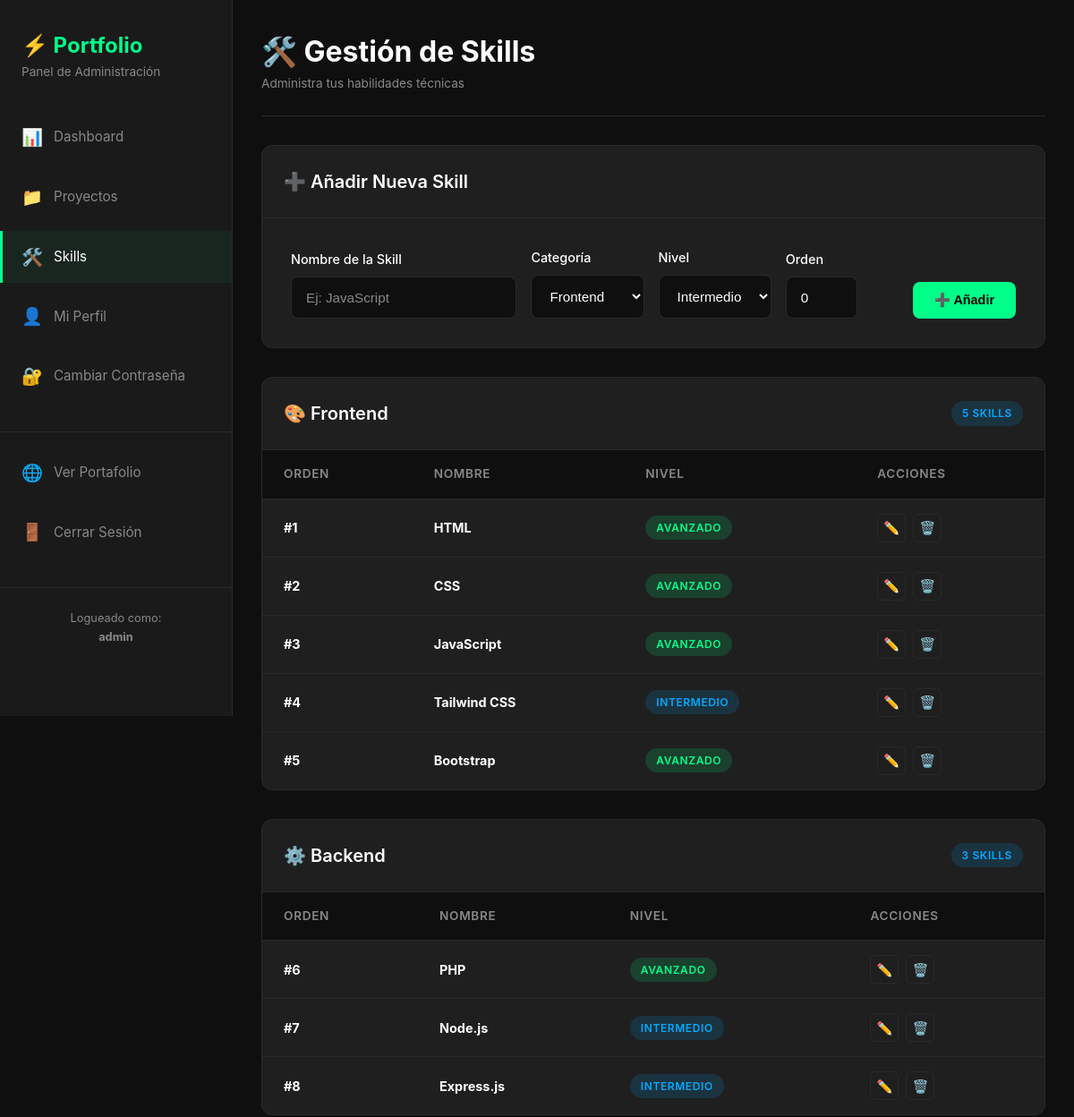
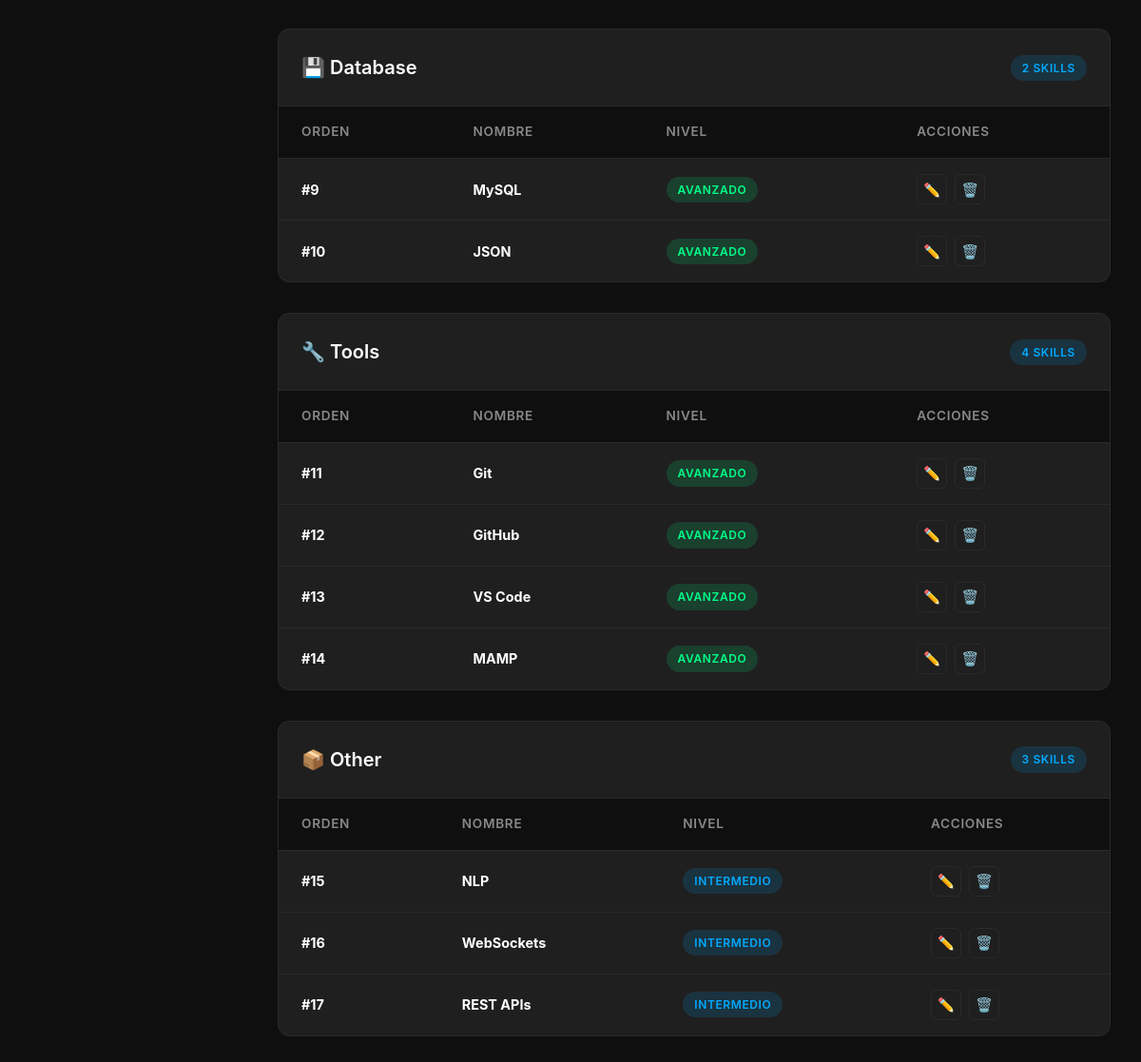
/admin/skills.php (signed in), run on the app's committed database (2 pictures, top to bottom).
### tables this page shows
CREATE TABLE `skills` (
  `id` int(11) NOT NULL AUTO_INCREMENT,
  `name` varchar(100) NOT NULL,
  `category` enum('frontend','backend','database','tools','other') DEFAULT 'other',
  `level` enum('básico','intermedio','avanzado','experto') DEFAULT 'intermedio',
  `icon_class` varchar(100) DEFAULT NULL,
  `order_position` int(11) DEFAULT '0',
  `created_at` timestamp NOT NULL DEFAULT CURRENT_TIMESTAMP,
  PRIMARY KEY (`id`),
  KEY `idx_skills_category` (`category`)
);

### admin/skills.php (the view, shortened to what this page needs)
<?php
$conn = getConnection();
$skills_query = "SELECT * FROM skills ORDER BY category, order_position ASC";
$skills_result = $conn->query($skills_query);
$skills_by_category = [];
while ($skill = $skills_result->fetch_assoc()) {
    $skills_by_category[$skill['category']][] = $skill;
}
include 'includes/header.php';
$categories = [
    'frontend' => ['name' => 'Frontend', 'icon' => '🎨'],
    'backend' => ['name' => 'Backend', 'icon' => '⚙️'],
    'database' => ['name' => 'Database', 'icon' => '💾'],
    'tools' => ['name' => 'Tools', 'icon' => '🔧'],
    'other' => ['name' => 'Other', 'icon' => '📦']
];
?>
<div class="admin-header">
    <div>
        <h1>🛠️ Gestión de Skills</h1>
        <p class="text-muted">Administra tus habilidades técnicas</p>
    </div>
</div>
<div class="table-container" style="margin-bottom: 2rem;">
    <div class="table-header">
        <h2>➕ Añadir Nueva Skill</h2>
    </div>
    <form method="POST" action="" style="padding: 2rem;">
        <div style="display: grid; grid-template-columns: 2fr 1fr 1fr 1fr auto; gap: 1rem; align-items: end;">
            <div class="form-group" style="margin-bottom: 0;">
                <label for="name">Nombre de la Skill</label>
                <input
                    type="text"
                    id="name"
                    name="name"
                    placeholder="Ej: JavaScript"
                    required>
            </div>
            <div class="form-group" style="margin-bottom: 0;">
                <label for="category">Categoría</label>
                <select id="category" name="category">
                    <option value="frontend">Frontend</option>
                </select>
            </div>
            <div class="form-group" style="margin-bottom: 0;">
                <label for="level">Nivel</label>
                <select id="level" name="level">
                    <option value="intermedio" selected>Intermedio</option>
                </select>
            </div>
            <div class="form-group" style="margin-bottom: 0;">
                <label for="order_position">Orden</label>
                <input
                    type="number"
                    id="order_position"
                    name="order_position"
                    value="0"
                    min="0"
                    style="width: 80px;">
            </div>
            <button type="submit" name="add_skill" class="btn btn-primary">
                ➕ Añadir
            </button>
        </div>
    </form>
</div>
<?php foreach ($categories as $cat_key => $cat_info): ?>
    <?php if (isset($skills_by_category[$cat_key]) && count($skills_by_category[$cat_key]) > 0): ?>
        <div class="table-container" style="margin-bottom: 2rem;">
            <div class="table-header">
                <h2><?php echo $cat_info['icon']; ?> <?php echo $cat_info['name']; ?></h2>
                <span class="badge badge-info">
                    <?php echo count($skills_by_category[$cat_key]); ?> skills
                </span>
            </div>
            <table>
                <thead>
                    <tr>
                        <th>Orden</th>
                        <th>Nombre</th>
                        <th>Nivel</th>
                        <th>Acciones</th>
                    </tr>
                </thead>
                <tbody>
                    <?php foreach ($skills_by_category[$cat_key] as $skill): ?>
                        <tr>
                            <td><strong>#<?php echo $skill['order_position']; ?></strong></td>
                            <td>
                                <strong><?php echo htmlspecialchars($skill['name']); ?></strong>
                            </td>
                            <td>
                                <?php
                                $level_badges = [
                                    'básico' => 'badge-warning',
                                    'intermedio' => 'badge-info',
                                    'avanzado' => 'badge-success',
                                    'experto' => 'badge-success'
                                ];
                                $badge_class = $level_badges[$skill['level']] ?? 'badge-info';
                                ?>
                                <span class="badge <?php echo $badge_class; ?>">
                                    <?php echo htmlspecialchars(ucfirst($skill['level'])); ?>
                                </span>
                            </td>
                            <td>
                                <div class="table-actions">
                                    <a href="skill_edit.php?id=<?php echo $skill['id']; ?>"
                                        class="btn-icon"
                                        title="Editar">
                                        ✏️
                                    </a>
                                    <a href="skills.php?delete=<?php echo $skill['id']; ?>"
                                        class="btn-icon btn-icon-danger"
                                        title="Eliminar"
                                        onclick="return confirm('¿Eliminar esta skill?')">
                                        🗑️
                                    </a>
                                </div>
                            </td>
                        </tr>
                    <?php endforeach; ?>
                </tbody>
            </table>
        </div>
    <?php endif; ?>
<?php endforeach; ?>
<?php include 'includes/footer.php'; ?>

### assets/css/admin.css (style rules this page uses)
:root { --admin-bg: #0f0f0f; --admin-sidebar: #1a1a1a; --admin-card: #1f1f1f; --admin-border: #2a2a2a; --admin-text: #ffffff; --admin-text-muted: #888888; --admin-accent: #00ff88; --admin-accent-hover: #00cc6a; --admin-danger: #ff4444; --admin-warning: #ffaa00; --admin-success: #00ff88; --admin-info: #00aaff; }
* { margin: 0; padding: 0; box-sizing: border-box; }
body { font-family: 'Inter', -apple-system, BlinkMacSystemFont, 'Segoe UI', sans-serif; background-color: var(--admin-bg); color: var(--admin-text); line-height: 1.6; }
.form-group { margin-bottom: 1.5rem; }
.form-group label { display: block; margin-bottom: 0.5rem; font-weight: 500; font-size: 0.9rem; color: var(--admin-text); }
.form-group input, .form-group textarea, .form-group select { width: 100%; padding: 0.875rem 1rem; background-color: var(--admin-bg); border: 1px solid var(--admin-border); border-radius: 8px; color: var(--admin-text); font-size: 0.95rem; transition: all 0.3s ease; }
.form-group input::placeholder { color: var(--admin-text-muted); }
.btn { display: inline-flex; align-items: center; justify-content: center; gap: 0.5rem; padding: 0.75rem 1.5rem; border: none; border-radius: 8px; font-weight: 600; font-size: 0.9rem; cursor: pointer; transition: all 0.3s ease; text-decoration: none; }
.btn-primary { background-color: var(--admin-accent); color: #000000; }
.text-muted { color: var(--admin-text-muted); font-size: 0.85rem; }
.admin-header { display: flex; justify-content: space-between; align-items: center; margin-bottom: 2rem; padding-bottom: 1.5rem; border-bottom: 1px solid var(--admin-border); }
.admin-header h1 { font-size: 2rem; font-weight: 700; }
.table-container { background-color: var(--admin-card); border: 1px solid var(--admin-border); border-radius: 12px; overflow: hidden; margin-bottom: 2rem; }
.table-header { display: flex; justify-content: space-between; align-items: center; padding: 1.5rem; border-bottom: 1px solid var(--admin-border); }
.table-header h2 { font-size: 1.25rem; font-weight: 600; }
table { width: 100%; border-collapse: collapse; }
thead tr { background-color: var(--admin-bg); border-bottom: 1px solid var(--admin-border); }
th { padding: 1rem 1.5rem; text-align: left; font-weight: 600; font-size: 0.85rem; text-transform: uppercase; letter-spacing: 0.05em; color: var(--admin-text-muted); }
td { padding: 1rem 1.5rem; border-bottom: 1px solid var(--admin-border); font-size: 0.9rem; }
tbody tr:last-child td { border-bottom: none; }
.badge { display: inline-block; padding: 0.25rem 0.75rem; border-radius: 50px; font-size: 0.75rem; font-weight: 600; text-transform: uppercase; letter-spacing: 0.05em; }
.badge-success { background-color: rgba(0, 255, 136, 0.15); color: var(--admin-success); }
.badge-info { background-color: rgba(0, 170, 255, 0.15); color: var(--admin-info); }
.table-actions { display: flex; gap: 0.5rem; }
.btn-icon { width: 32px; height: 32px; display: flex; align-items: center; justify-content: center; border: 1px solid var(--admin-border); border-radius: 6px; background-color: transparent; color: var(--admin-text); cursor: pointer; transition: all 0.3s ease; text-decoration: none; }

### data on the page
skills: order_position "1", name "HTML", level "AVANZADO"
skills: order_position "2", name "CSS", level "AVANZADO"
skills: order_position "3", name "JavaScript", level "AVANZADO"
skills: order_position "4", name "Tailwind CSS", level "INTERMEDIO"
skills: order_position "5", name "Bootstrap", level "AVANZADO"
skills: order_position "6", name "PHP", level "AVANZADO"
skills: order_position "7", name "Node.js", level "INTERMEDIO"
skills: order_position "8", name "Express.js", level "INTERMEDIO"
skills: order_position "9", name "MySQL", level "AVANZADO"
skills: order_position "10", name "JSON", level "AVANZADO"
skills: order_position "11", name "Git", level "AVANZADO"
skills: order_position "12", name "GitHub", level "AVANZADO"
skills: order_position "13", name "VS Code", level "AVANZADO"
skills: order_position "14", name "MAMP", level "AVANZADO"
skills: order_position "15", name "NLP", level "INTERMEDIO"
skills: order_position "16", name "WebSockets", level "INTERMEDIO"
skills: order_position "17", name "REST APIs", level "INTERMEDIO"

### other printed values
$admin_username "admin"
$cat_info['icon'] "🎨"
$cat_info['name'] "Frontend"
count($skills_by_category[$cat_key]) "5"
$cat_info['icon'] "⚙️"
$cat_info['name'] "Backend"
count($skills_by_category[$cat_key]) "3"
$cat_info['icon'] "💾"
$cat_info['name'] "Database"
count($skills_by_category[$cat_key]) "2"
$cat_info['icon'] "🔧"
$cat_info['name'] "Tools"
count($skills_by_category[$cat_key]) "4"
$cat_info['icon'] "📦"
$cat_info['name'] "Other"
